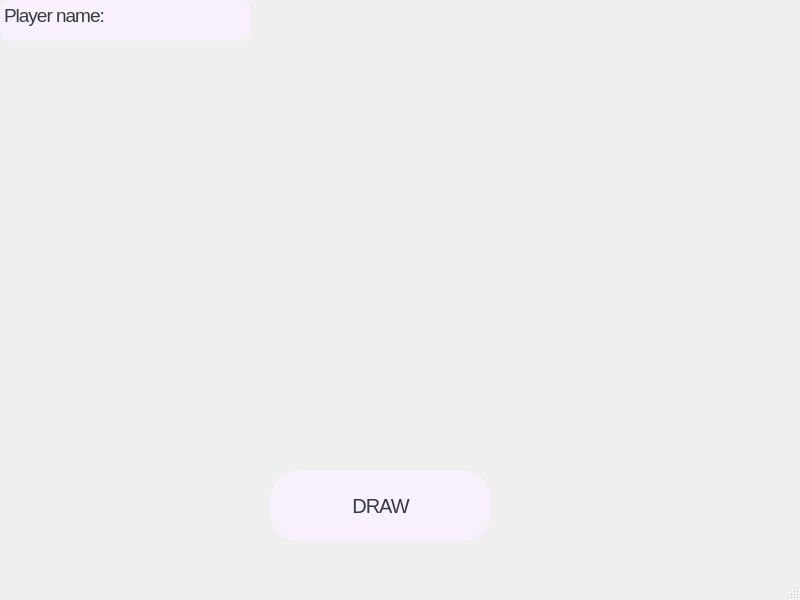
<?xml version="1.0" encoding="UTF-8"?>
<ui version="4.0">
 <class>PreDraw6Window</class>
 <widget class="QMainWindow" name="PreDraw6Window">
  <property name="geometry">
   <rect>
    <x>0</x>
    <y>0</y>
    <width>800</width>
    <height>600</height>
   </rect>
  </property>
  <property name="windowTitle">
   <string>MainWindow</string>
  </property>
  <widget class="QWidget" name="centralwidget">
   <widget class="QPushButton" name="pushButton">
    <property name="geometry">
     <rect>
      <x>270</x>
      <y>470</y>
      <width>221</width>
      <height>71</height>
     </rect>
    </property>
    <property name="styleSheet">
     <string notr="true">background-color: #f8f0fc;
color: #343a40;
font: 20px;
line-height: 1;
letter-spacing: -1px;
border-radius: 30px;
</string>
    </property>
    <property name="text">
     <string>DRAW</string>
    </property>
   </widget>
   <widget class="QLabel" name="label_4">
    <property name="geometry">
     <rect>
      <x>540</x>
      <y>80</y>
      <width>151</width>
      <height>171</height>
     </rect>
    </property>
    <property name="text">
     <string/>
    </property>
    <property name="pixmap">
     <pixmap resource="resources.qrc">:/cube/res/dice-?.png</pixmap>
    </property>
   </widget>
   <widget class="QLabel" name="label">
    <property name="geometry">
     <rect>
      <x>90</x>
      <y>80</y>
      <width>181</width>
      <height>161</height>
     </rect>
    </property>
    <property name="text">
     <string/>
    </property>
    <property name="pixmap">
     <pixmap resource="resources.qrc">:/cube/res/dice-?.png</pixmap>
    </property>
   </widget>
   <widget class="QLabel" name="label_6">
    <property name="geometry">
     <rect>
      <x>320</x>
      <y>80</y>
      <width>151</width>
      <height>171</height>
     </rect>
    </property>
    <property name="text">
     <string/>
    </property>
    <property name="pixmap">
     <pixmap resource="resources.qrc">:/cube/res/dice-?.png</pixmap>
    </property>
   </widget>
   <widget class="QTextEdit" name="textEdit">
    <property name="geometry">
     <rect>
      <x>0</x>
      <y>0</y>
      <width>251</width>
      <height>41</height>
     </rect>
    </property>
    <property name="styleSheet">
     <string notr="true">background-color: #f8f0fc;
color: #343a40;
font: 20px;
line-height: 1;
letter-spacing: -1px;
border-radius: 10px;
</string>
    </property>
    <property name="html">
     <string>&lt;!DOCTYPE HTML PUBLIC &quot;-//W3C//DTD HTML 4.0//EN&quot; &quot;http://www.w3.org/TR/REC-html40/strict.dtd&quot;&gt;
&lt;html&gt;&lt;head&gt;&lt;meta name=&quot;qrichtext&quot; content=&quot;1&quot; /&gt;&lt;meta charset=&quot;utf-8&quot; /&gt;&lt;style type=&quot;text/css&quot;&gt;
p, li { white-space: pre-wrap; }
hr { height: 1px; border-width: 0; }
li.unchecked::marker { content: &quot;\2610&quot;; }
li.checked::marker { content: &quot;\2612&quot;; }
&lt;/style&gt;&lt;/head&gt;&lt;body style=&quot; font-family:'.AppleSystemUIFont'; font-size:20px; font-weight:400; font-style:normal; letter-spacing:-1px;&quot;&gt;
&lt;p style=&quot; margin-top:0px; margin-bottom:0px; margin-left:0px; margin-right:0px; -qt-block-indent:0; text-indent:0px;&quot;&gt;&lt;span style=&quot; font-size:14pt;&quot;&gt;Player name:&lt;/span&gt;&lt;/p&gt;&lt;/body&gt;&lt;/html&gt;</string>
    </property>
    <property name="placeholderText">
     <string/>
    </property>
   </widget>
   <widget class="QLabel" name="label_3">
    <property name="geometry">
     <rect>
      <x>540</x>
      <y>270</y>
      <width>151</width>
      <height>171</height>
     </rect>
    </property>
    <property name="text">
     <string/>
    </property>
    <property name="pixmap">
     <pixmap resource="resources.qrc">:/cube/res/dice-?.png</pixmap>
    </property>
   </widget>
   <widget class="QLabel" name="label_5">
    <property name="geometry">
     <rect>
      <x>90</x>
      <y>270</y>
      <width>151</width>
      <height>171</height>
     </rect>
    </property>
    <property name="text">
     <string/>
    </property>
    <property name="pixmap">
     <pixmap resource="resources.qrc">:/cube/res/dice-?.png</pixmap>
    </property>
   </widget>
   <widget class="QLabel" name="label_7">
    <property name="geometry">
     <rect>
      <x>330</x>
      <y>270</y>
      <width>151</width>
      <height>171</height>
     </rect>
    </property>
    <property name="text">
     <string/>
    </property>
    <property name="pixmap">
     <pixmap resource="resources.qrc">:/cube/res/dice-?.png</pixmap>
    </property>
   </widget>
  </widget>
  <widget class="QMenuBar" name="menubar">
   <property name="geometry">
    <rect>
     <x>0</x>
     <y>0</y>
     <width>800</width>
     <height>24</height>
    </rect>
   </property>
  </widget>
  <widget class="QStatusBar" name="statusbar"/>
 </widget>
 <resources>
  <include location="resources.qrc"/>
 </resources>
 <connections/>
</ui>
